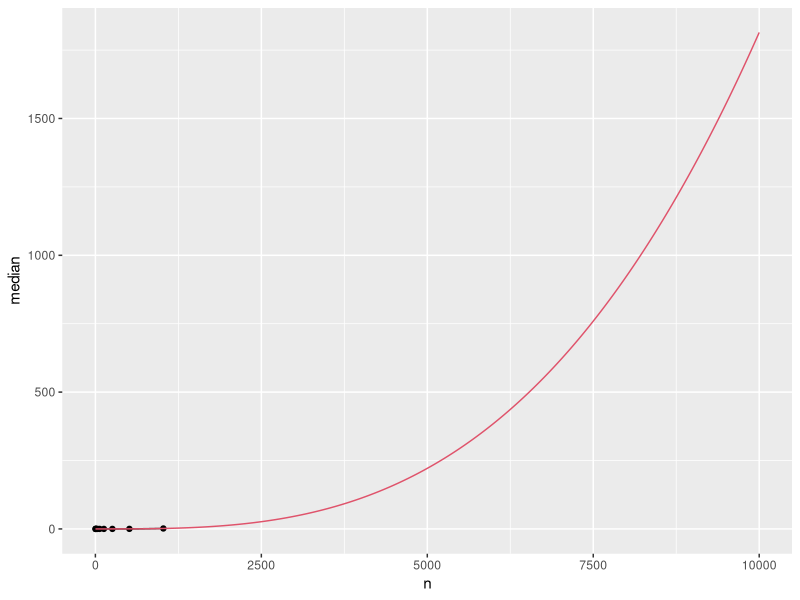

Generate this figure with R:
timeSolve <- function(n) {
  x <- matrix(rnorm(n*n), nrow=n)
  bench::mark(solve.default(x))
}

library(tidyverse)
ns <- 2^(1:10)
res <- lapply(ns, timeSolve) |> bind_rows()
res <- mutate(res, n = ns)
x <- ns / 100
fit <- lm(res$median ~ x + I(x^2) + I(x^3))
xnew <- (1:10000)/100
ynew <- predict(fit, newdata = tibble(x = xnew))
pred <- tibble(x = xnew*100, y = ynew)
ggplot(res, aes(n, median)) + geom_point() + geom_line() + geom_line(data = pred, mapping = aes(x=x, y=y), color=2)
